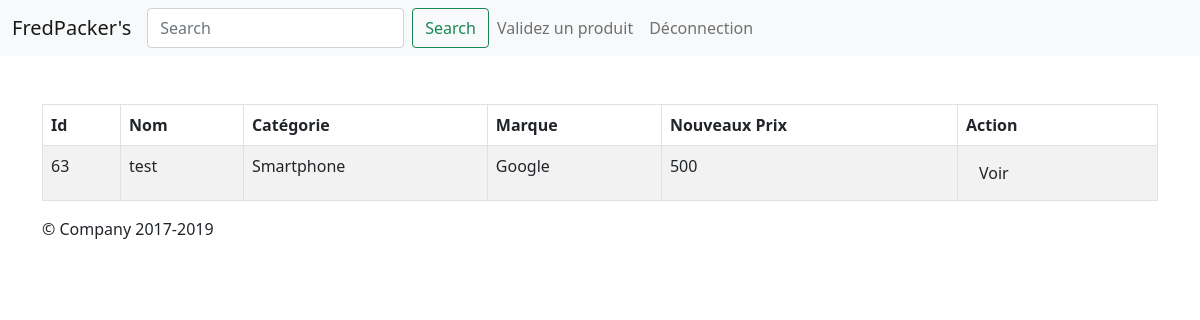
The app's page /public/testeur.php?p=validateProduct with its own data.
### tables this page shows
CREATE TABLE `PRODUCT` (
  `id_product` int NOT NULL,
  `category` int NOT NULL,
  `warehouse` int DEFAULT NULL,
  `name` varchar(50) NOT NULL,
  `userpropose` int DEFAULT NULL,
  `userbuyer` int DEFAULT NULL,
  `description` varchar(400) NOT NULL,
  `price` int NOT NULL,
  `mark` int NOT NULL,
  `date_start` date DEFAULT NULL,
  `date_end` date DEFAULT NULL,
  `state` varchar(50) NOT NULL,
  `validate` tinyint(1) NOT NULL
);

CREATE TABLE `CATEGORY` (
  `id_category` int NOT NULL,
  `name` varchar(100) NOT NULL,
  `photo` varchar(255) NOT NULL
);

CREATE TABLE `MARK` (
  `id_mark` int NOT NULL,
  `name` varchar(50) NOT NULL,
  `photo` varchar(255) NOT NULL
);

### app/Autoloader.php (called while the page is built, shortened)
<?php
class Autoloader{
    static function autoload($class){
        if(strpos($class,__NAMESPACE__ .'\\')===0) {
            $class = str_replace(__NAMESPACE__, '', $class);
            $class = str_replace('\\', '/', $class);
        }
    }
}

### app/Database.php (called while the page is built, shortened)
<?php
class Database{
    private $dbname;
    private $db_user;
    private $db_pass;
    public $pdo;
    public function __construct($dbname='predfackers',$db_user='root',$db_pass='root'){
        $this->dbname=$dbname;
        $this->db_user=$db_user;
        $this->db_pass=$db_pass;
    }
    public function getPdo(){
        if($this->pdo === null){
            $pdo = new PDO('mysql:host=' . self::HOST . ':' . self::PORT . ';dbname='. $this->dbname, ''. $this->db_user .'', '' . $this->db_pass .'' );
            $pdo->setAttribute(PDO::ATTR_ERRMODE, PDO::ERRMODE_EXCEPTION);
            $this->pdo = $pdo;
        }
        return $this->pdo;
    }
}

### app/Table/Product.php (called while the page is built, shortened)
<?php
class Product extends Database{
    public function viewProductNonValidate(){
        $sql = "SELECT id_product AS id, PRODUCT.name AS name, CATEGORY.name AS category, MARK.name AS mark, PRODUCT.price
        AS price FROM `PRODUCT` LEFT JOIN CATEGORY ON PRODUCT.category = CATEGORY.id_category LEFT JOIN
        MARK ON PRODUCT.mark = MARK.id_mark
        WHERE validate=0 ORDER BY PRODUCT.id_product =0";
        $stmt = $this->pdo->query($sql);
        $product = $stmt->fetchAll();
        return $product;
    }
}

### pages/testeur/validateProduct.php (the view, shortened to what this page needs)
<?php
$product =  new Product();
$product->getPdo();
$results = $product->viewProductNonValidate();
var_dump($results);
?>
<div class="container overflow-hidden">
    <table class="table table-striped table-bordered">
        <thead>
        <tr>
            <th><?php echo gettext("Id")?></th>
            <th><?php echo gettext("Nom")?></th>
            <th><?php echo gettext("Catégorie")?></th>
            <th><?php echo gettext("Marque")?></th>
            <th><?php echo gettext("Nouveaux Prix")?></th>
            <th><?php echo gettext("Action")?></th>
        </tr>
        </thead>
        <?php
        foreach ($results as $key => $value) { ?>
            <tr>
                <td> <?php echo $value['id'] ?> </td>
                <td> <?php echo $value['name'] ?> </td>
                <td> <?php echo $value['category'] ?> </td>
                <td> <?php echo $value['mark'] ?> </td>
                <td> <?php echo $value['price'] ?> </td>
                <td width="200">
                    <?php	echo '<a href="?p=viewProduct&product=' . $value['id'] . ' " class="btn btn-defauft"><span class="glyphicon glyphicon-eye-open"></span> Voir</a>'
                    ?>
                </td>
            </tr>
        <?php } ?>
    </table>
</div>

### records on screen
product: id_product "63", name "test", category.name "Smartphone", mark.name "Google", price "500"

### other values on screen
gettext("Id") "Id"
gettext("Nom") "Nom"
gettext("Catégorie") "Catégorie"
gettext("Marque") "Marque"
gettext("Nouveaux Prix") "Nouveaux Prix"
gettext("Action") "Action"
